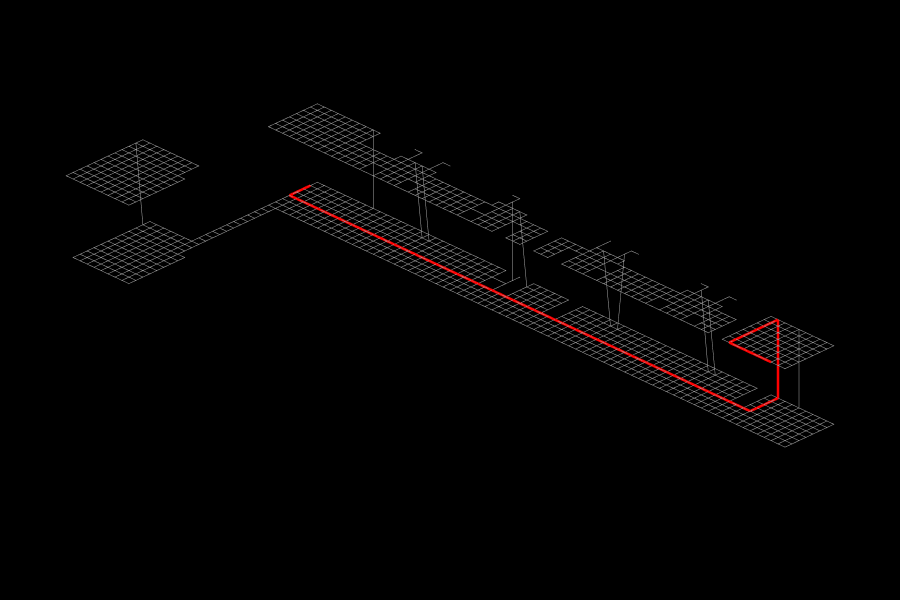

The code cell stored with this chart in its notebook:
### Markdown cell above
## 12. Shortest Path (cross-floor)

### Code cell
# Pick start on L1 (top-left) and end on L2 (bottom-right)
l1_xy = floor_valid[FLOOR_HEIGHTS[0]]
l2_xy = floor_valid[FLOOR_HEIGHTS[1]]

i_start = find_closest_node(l1_xy, UMIN + 2, VMAX - 2)
start_key = rk(l1_xy[i_start, 0], l1_xy[i_start, 1])
start_v = all_v[l1_idx[start_key]]

i_end = find_closest_node(l2_xy, UMAX - 2, VMIN + 2)
end_key = rk(l2_xy[i_end, 0], l2_xy[i_end, 1])
end_v = all_v[l2_idx[end_key]]

print(f'Start (L1): {Vertex.X(start_v):.1f}, {Vertex.Y(start_v):.1f}')
print(f'End   (L2): {Vertex.X(end_v):.1f}, {Vertex.Y(end_v):.1f}')

t0 = time.time()
shortest_path = Graph.ShortestPath(building_graph, vertexA=start_v, vertexB=end_v)
print(f'Shortest path computed in {time.time()-t0:.2f}s')
if shortest_path:
    print(f'  Path length: {Wire.Length(shortest_path):.2f}')
    for edge in Topology.Edges(shortest_path):
        edge = Topology.SetDictionary(edge, Dictionary.ByKeysValues(['width','color'], [5,'red']))
    fig = Topology.Show(building_graph, shortest_path,
                  showFigure=False,
                  vertexSize=1,
                  vertexColor='grey',
                  edgeColor='darkgrey',
                  edgeColorKey='color',
                  edgeWidthKey='width',
                  backgroundColor='black',
                  width=900, height=600,
                  renderer=renderer)
    show_ortho(fig)
else:
    print('  No path found — check stair connections.')

### Figure 1 — Plotly figure (JSON) as saved in the notebook; plotly's stock layout.template omitted (floating-point values rounded to 4 significant figures; data arrays with more than 128 entries replaced by an {"elided": "..."} marker saying what was removed)
{"data": [{"hoverinfo": "text", "hovertext": {"elided": "6846 str values"}, "legendgroup": "2", "legendrank": 2, "line": {"color": "#A9A9A9", "width": 1}, "mode": "lines", "name": "1: Untitled (Edges)", "showlegend": false, "type": "scatter3d", "x": {"elided": "6846 float values"}, "y": {"elided": "6846 float values"}, "z": {"elided": "6846 int values"}}, {"customdata": {"elided": "1280 str values"}, "hoverinfo": "text", "hovertemplate": {"elided": "1280 str values"}, "hovertext": {"elided": "1280 str values"}, "legendgroup": "1", "legendrank": 1, "marker": {"color": {"elided": "1280 str values"}, "line": {"width": 0}, "opacity": 1, "size": {"elided": "1280 int values"}, "sizemode": "diameter", "symbol": "circle"}, "mode": "markers", "name": "1: Untitled (Vertices)", "showlegend": false, "textfont": {"size": 5}, "type": "scatter3d", "x": {"elided": "1280 float values"}, "y": {"elided": "1280 float values"}, "z": {"elided": "1280 int values"}}, {"customdata": ["Vertex_01", "Vertex_02", "Vertex_03", "Vertex_04", "Vertex_05", "Vertex_06", "Vertex_07", "Vertex_08", "Vertex_09", "Vertex_10", "Vertex_11", "Vertex_12", "Vertex_13", "Vertex_14", "Vertex_15", "Vertex_16", "Vertex_17", "Vertex_18", "Vertex_19", "Vertex_20", "Vertex_21", "Vertex_22", "Vertex_23", "Vertex_24", "Vertex_25", "Vertex_26", "Vertex_27", "Vertex_28", "Vertex_29", "Vertex_30", "Vertex_31", "Vertex_32", "Vertex_33", "Vertex_34", "Vertex_35", "Vertex_36", "Vertex_37", "Vertex_38", "Vertex_39", "Vertex_40", "Vertex_41", "Vertex_42", "Vertex_43", "Vertex_44", "Vertex_45", "Vertex_46", "Vertex_47", "Vertex_48", "Vertex_49", "Vertex_50", "Vertex_51", "Vertex_52", "Vertex_53", "Vertex_54", "Vertex_55", "Vertex_56", "Vertex_57", "Vertex_58", "Vertex_59", "Vertex_60", "Vertex_61", "Vertex_62", "Vertex_63", "Vertex_64", "Vertex_65", "Vertex_66", "Vertex_67", "Vertex_68", "Vertex_69", "Vertex_70", "Vertex_71", "Vertex_72", "Vertex_73", "Vertex_74", "Vertex_75", "Vertex_76", "Vertex_77", "Vertex_78", "Vertex_79", "Vertex_80", "Vertex_81", "Vertex_82", "Vertex_83", "Vertex_84", "Vertex_85", "Vertex_86", "Vertex_87", "Vertex_88"], "hoverinfo": "text", "hovertemplate": ["Click Vertex_01", "Click Vertex_02", "Click Vertex_03", "Click Vertex_04", "Click Vertex_05", "Click Vertex_06", "Click Vertex_07", "Click Vertex_08", "Click Vertex_09", "Click Vertex_10", "Click Vertex_11", "Click Vertex_12", "Click Vertex_13", "Click Vertex_14", "Click Vertex_15", "Click Vertex_16", "Click Vertex_17", "Click Vertex_18", "Click Vertex_19", "Click Vertex_20", "Click Vertex_21", "Click Vertex_22", "Click Vertex_23", "Click Vertex_24", "Click Vertex_25", "Click Vertex_26", "Click Vertex_27", "Click Vertex_28", "Click Vertex_29", "Click Vertex_30", "Click Vertex_31", "Click Vertex_32", "Click Vertex_33", "Click Vertex_34", "Click Vertex_35", "Click Vertex_36", "Click Vertex_37", "Click Vertex_38", "Click Vertex_39", "Click Vertex_40", "Click Vertex_41", "Click Vertex_42", "Click Vertex_43", "Click Vertex_44", "Click Vertex_45", "Click Vertex_46", "Click Vertex_47", "Click Vertex_48", "Click Vertex_49", "Click Vertex_50", "Click Vertex_51", "Click Vertex_52", "Click Vertex_53", "Click Vertex_54", "Click Vertex_55", "Click Vertex_56", "Click Vertex_57", "Click Vertex_58", "Click Vertex_59", "Click Vertex_60", "Click Vertex_61", "Click Vertex_62", "Click Vertex_63", "Click Vertex_64", "Click Vertex_65", "Click Vertex_66", "Click Vertex_67", "Click Vertex_68", "Click Vertex_69", "Click Vertex_70", "Click Vertex_71", "Click Vertex_72", "Click Vertex_73", "Click Vertex_74", "Click Vertex_75", "Click Vertex_76", "Click Vertex_77", "Click Vertex_78", "Click Vertex_79", "Click Vertex_80", "Click Vertex_81", "Click Vertex_82", "Click Vertex_83", "Click Vertex_84", "Click Vertex_85", "Click Vertex_86", "Click Vertex_87", "Click Vertex_88"], "hovertext": ["Vertex_01", "Vertex_02", "Vertex_03", "Vertex_04", "Vertex_05", "Vertex_06", "Vertex_07", "Vertex_08", "Vertex_09", "Vertex_10", "Vertex_11", "Vertex_12", "Vertex_13", "Vertex_14", "Vertex_15", "Vertex_16", "Vertex_17", "Vertex_18", "Vertex_19", "Vertex_20", "Vertex_21", "Vertex_22", "Vertex_23", "Vertex_24", "Vertex_25", "Vertex_26", "Vertex_27", "Vertex_28", "Vertex_29", "Vertex_30", "Vertex_31", "Vertex_32", "Vertex_33", "Vertex_34", "Vertex_35", "Vertex_36", "Vertex_37", "Vertex_38", "Vertex_39", "Vertex_40", "Vertex_41", "Vertex_42", "Vertex_43", "Vertex_44", "Vertex_45", "Vertex_46", "Vertex_47", "Vertex_48", "Vertex_49", "Vertex_50", "Vertex_51", "Vertex_52", "Vertex_53", "Vertex_54", "Vertex_55", "Vertex_56", "Vertex_57", "Vertex_58", "Vertex_59", "Vertex_60", "Vertex_61", "Vertex_62", "Vertex_63", "Vertex_64", "Vertex_65", "Vertex_66", "Vertex_67", "Vertex_68", "Vertex_69", "Vertex_70", "Vertex_71", "Vertex_72", "Vertex_73", "Vertex_74", "Vertex_75", "Vertex_76", "Vertex_77", "Vertex_78", "Vertex_79", "Vertex_80", "Vertex_81", "Vertex_82", "Vertex_83", "Vertex_84", "Vertex_85", "Vertex_86", "Vertex_87", "Vertex_88"], "legendgroup": "1", "legendrank": 1, "marker": {"color": ["#808080", "#808080", "#808080", "#808080", "#808080", "#808080", "#808080", "#808080", "#808080", "#808080", "#808080", "#808080", "#808080", "#808080", "#808080", "#808080", "#808080", "#808080", "#808080", "#808080", "#808080", "#808080", "#808080", "#808080", "#808080", "#808080", "#808080", "#808080", "#808080", "#808080", "#808080", "#808080", "#808080", "#808080", "#808080", "#808080", "#808080", "#808080", "#808080", "#808080", "#808080", "#808080", "#808080", "#808080", "#808080", "#808080", "#808080", "#808080", "#808080", "#808080", "#808080", "#808080", "#808080", "#808080", "#808080", "#808080", "#808080", "#808080", "#808080", "#808080", "#808080", "#808080", "#808080", "#808080", "#808080", "#808080", "#808080", "#808080", "#808080", "#808080", "#808080", "#808080", "#808080", "#808080", "#808080", "#808080", "#808080", "#808080", "#808080", "#808080", "#808080", "#808080", "#808080", "#808080", "#808080", "#808080", "#808080", "#808080"], "line": {"width": 0}, "opacity": 1, "size": [1, 1, 1, 1, 1, 1, 1, 1, 1, 1, 1, 1, 1, 1, 1, 1, 1, 1, 1, 1, 1, 1, 1, 1, 1, 1, 1, 1, 1, 1, 1, 1, 1, 1, 1, 1, 1, 1, 1, 1, 1, 1, 1, 1, 1, 1, 1, 1, 1, 1, 1, 1, 1, 1, 1, 1, 1, 1, 1, 1, 1, 1, 1, 1, 1, 1, 1, 1, 1, 1, 1, 1, 1, 1, 1, 1, 1, 1, 1, 1, 1, 1, 1, 1, 1, 1, 1, 1], "sizemode": "diameter", "symbol": "circle"}, "mode": "markers", "name": "2: Untitled (Vertices)", "showlegend": false, "textfont": {"size": 5}, "type": "scatter3d", "x": [97.15, 97.15, 97.15, 97.15, 98.15, 99.15, 100.2, 101.2, 102.2, 103.2, 104.2, 105.2, 106.2, 107.2, 108.2, 109.2, 110.2, 111.2, 112.2, 113.2, 114.2, 115.2, 116.2, 117.2, 118.2, 119.2, 120.2, 121.2, 122.2, 123.2, 124.2, 125.2, 126.2, 127.2, 128.2, 129.2, 130.2, 131.2, 132.2, 133.2, 134.2, 135.2, 136.2, 137.2, 138.2, 139.2, 140.2, 141.2, 142.2, 143.2, 144.2, 145.2, 146.2, 147.2, 148.2, 149.2, 150.2, 151.2, 152.2, 153.2, 154.2, 155.2, 156.2, 157.2, 158.2, 159.2, 160.2, 161.2, 162.2, 163.2, 163.2, 163.2, 163.2, 163.2, 163.2, 163.2, 163.2, 163.2, 163.2, 163.2, 163.2, 163.2, 164.2, 165.2, 166.2, 167.2, 168.2, 169.2], "y": [79.35, 78.35, 77.35, 76.35, 76.35, 76.35, 76.35, 76.35, 76.35, 76.35, 76.35, 76.35, 76.35, 76.35, 76.35, 76.35, 76.35, 76.35, 76.35, 76.35, 76.35, 76.35, 76.35, 76.35, 76.35, 76.35, 76.35, 76.35, 76.35, 76.35, 76.35, 76.35, 76.35, 76.35, 76.35, 76.35, 76.35, 76.35, 76.35, 76.35, 76.35, 76.35, 76.35, 76.35, 76.35, 76.35, 76.35, 76.35, 76.35, 76.35, 76.35, 76.35, 76.35, 76.35, 76.35, 76.35, 76.35, 76.35, 76.35, 76.35, 76.35, 76.35, 76.35, 76.35, 76.35, 76.35, 76.35, 76.35, 76.35, 76.35, 77.35, 78.35, 79.35, 80.35, 80.35, 79.35, 78.35, 77.35, 76.35, 75.35, 74.35, 73.35, 73.35, 73.35, 73.35, 73.35, 73.35, 73.35], "z": [0, 0, 0, 0, 0, 0, 0, 0, 0, 0, 0, 0, 0, 0, 0, 0, 0, 0, 0, 0, 0, 0, 0, 0, 0, 0, 0, 0, 0, 0, 0, 0, 0, 0, 0, 0, 0, 0, 0, 0, 0, 0, 0, 0, 0, 0, 0, 0, 0, 0, 0, 0, 0, 0, 0, 0, 0, 0, 0, 0, 0, 0, 0, 0, 0, 0, 0, 0, 0, 0, 0, 0, 0, 0, 9, 9, 9, 9, 9, 9, 9, 9, 9, 9, 9, 9, 9, 9]}, {"hoverinfo": "text", "hovertext": {"elided": "261 str values"}, "legendgroup": "2", "legendrank": 2, "line": {"color": "#FF0000", "width": 5}, "mode": "lines", "name": "2: Untitled (Edges)", "showlegend": false, "type": "scatter3d", "x": {"elided": "261 float values"}, "y": {"elided": "261 float values"}, "z": {"elided": "261 int values"}}], "layout": {"autosize": true, "height": 600, "margin": {"b": 10, "l": 10, "r": 10, "t": 10}, "paper_bgcolor": "#000000", "plot_bgcolor": "#000000", "scene": {"aspectmode": "data", "camera": {"center": {"x": 0, "y": 0, "z": 0}, "eye": {"x": 1.6, "y": -1.6, "z": 1.2}, "projection": {"type": "orthographic"}, "up": {"x": 0, "y": 0, "z": 1}}, "xaxis": {"visible": false}, "yaxis": {"visible": false}, "zaxis": {"visible": false}}, "showlegend": true, "width": 900, "xaxis": {"showgrid": false, "visible": false, "zeroline": false}, "yaxis": {"showgrid": false, "visible": false, "zeroline": false}}}
